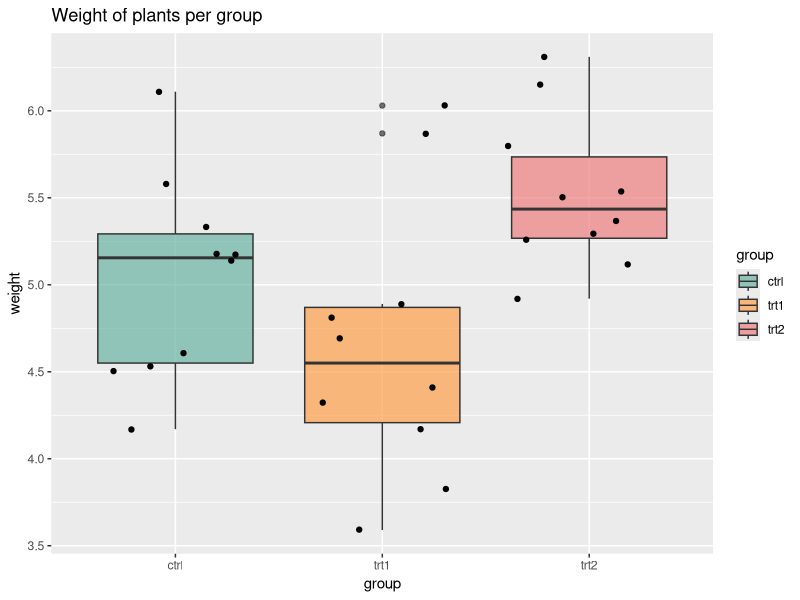
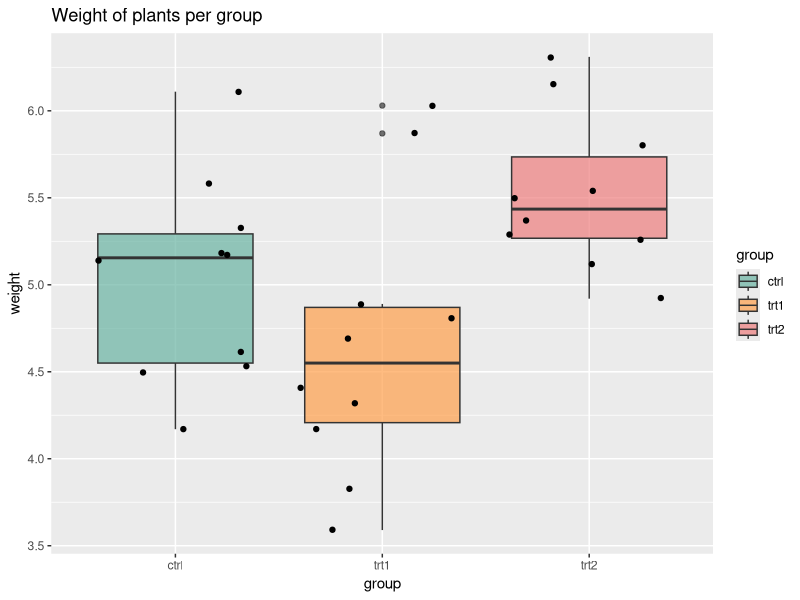

Here is the R script that generated these plots, in order:
## ---- chunk 1
# Chargement des packages à utiliser
library(dplyr)
library(ggplot2)
## ---- chunk 2
# Chargement des données
data(PlantGrowth)
## ---- chunk 3
head(PlantGrowth)

## ---- chunk 4
str(PlantGrowth)
## ---- chunk 5
summary(PlantGrowth)
## ---- chunk 6
p <- ggplot(data = PlantGrowth)
p + geom_boxplot(aes(x=group, y=weight, fill=group), alpha = 0.7) +
  scale_fill_manual(values = c("ctrl" = "#69b3a2", 
                                "trt1" = "#ff9f4b", 
                                "trt2" = "#ed7d7d")) +
  geom_jitter(aes(x=group, y=weight)) +
  ggtitle("Weight of plants per group") 

ggsave("boxplot.png")
## ---- chunk 7
anova <- aov(weight~group, data=PlantGrowth)
summary(anova)
## ---- chunk 8
    r = residuals(anova)
    shapiro.test(r)
## ---- chunk 9
    bartlett.test(weight~group, data=PlantGrowth)
## ---- chunk 10
tkr <- TukeyHSD(anova)
tkr
## ---- chunk 11
rl <- lm(weight~group, data=PlantGrowth)
summary(rl)
